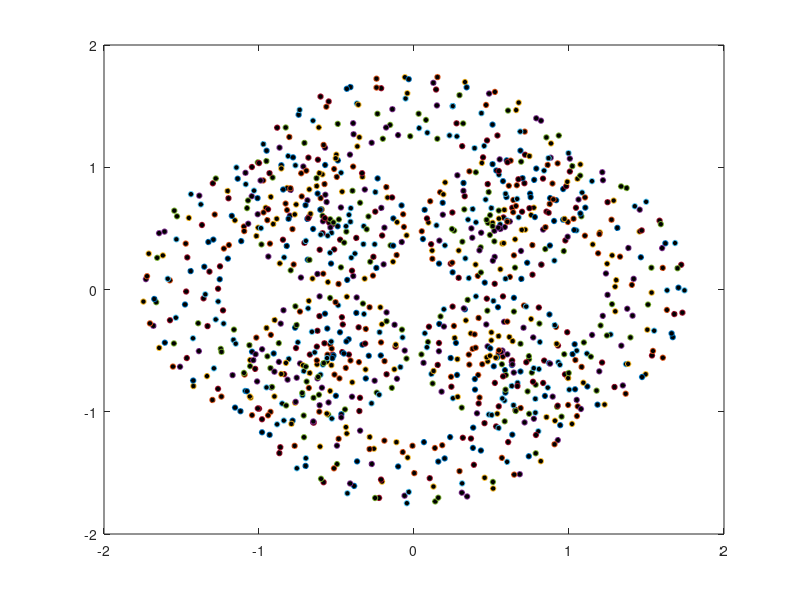
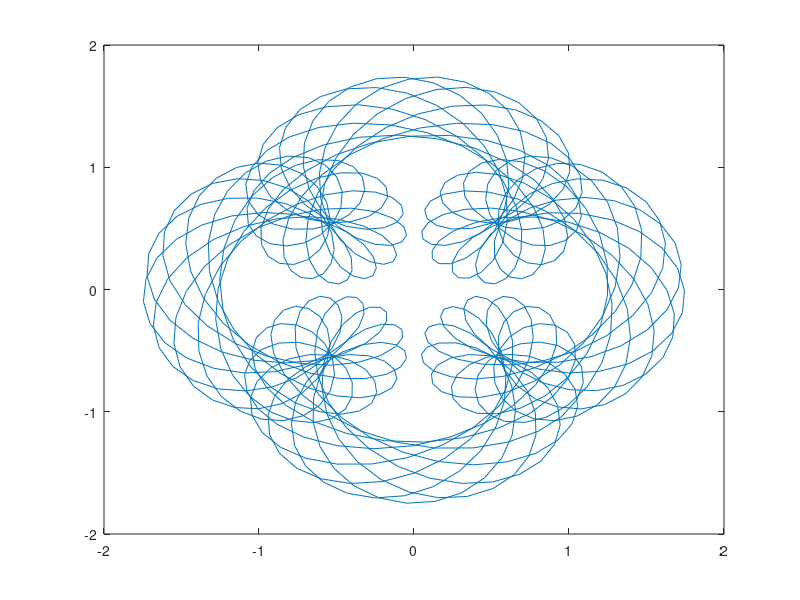

Write MATLAB code to recreate these figures, in order.
clear all
close all
clc

% this traces out a parametric curve in 2D

x = @(t) sin(t)+0.5*sin(5*t)+0.25*cos(2.3*t);
y = @(t) cos(t)+0.5*cos(5*t)+0.25*sin(2.3*t);

t=linspace(0,20*pi,1000);
figure(1)
axis([-2 2 -2 2])
for i = 1:length(t)
    plot(x(t(i)),y(t(i)),'o','MarkerFaceColor','black','MarkerSize',4)
    axis([-2 2 -2 2])
    hold on
    drawnow
end
pause
figure(2)
plot(x(t),y(t))